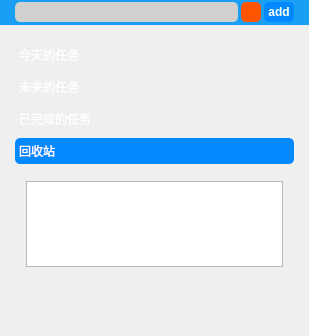
<?xml version="1.0" encoding="UTF-8"?>
<ui version="4.0">
 <class>Widget</class>
 <widget class="QWidget" name="Widget">
  <property name="geometry">
   <rect>
    <x>0</x>
    <y>0</y>
    <width>309</width>
    <height>336</height>
   </rect>
  </property>
  <property name="windowTitle">
   <string>Widget</string>
  </property>
  <layout class="QVBoxLayout" name="verticalLayout">
   <property name="leftMargin">
    <number>0</number>
   </property>
   <property name="topMargin">
    <number>0</number>
   </property>
   <property name="rightMargin">
    <number>0</number>
   </property>
   <item>
    <widget class="QWidget" name="widget" native="true">
     <property name="minimumSize">
      <size>
       <width>0</width>
       <height>25</height>
      </size>
     </property>
     <property name="maximumSize">
      <size>
       <width>16777215</width>
       <height>25</height>
      </size>
     </property>
     <property name="styleSheet">
      <string notr="true">background-color: rgb(25, 160, 245);</string>
     </property>
     <layout class="QVBoxLayout" name="verticalLayout_3">
      <property name="leftMargin">
       <number>15</number>
      </property>
      <property name="topMargin">
       <number>0</number>
      </property>
      <property name="rightMargin">
       <number>15</number>
      </property>
      <property name="bottomMargin">
       <number>0</number>
      </property>
      <item>
       <layout class="QHBoxLayout" name="horizontalLayout">
        <property name="spacing">
         <number>3</number>
        </property>
        <property name="topMargin">
         <number>0</number>
        </property>
        <item>
         <widget class="QLineEdit" name="lineEdit">
          <property name="minimumSize">
           <size>
            <width>0</width>
            <height>20</height>
           </size>
          </property>
          <property name="styleSheet">
           <string notr="true">border-radius:5px;
border: rgb(85, 170, 255);
border-width:3px;
background-color: rgb(208, 208, 208);

</string>
          </property>
         </widget>
        </item>
        <item>
         <widget class="QToolButton" name="toolButton">
          <property name="minimumSize">
           <size>
            <width>20</width>
            <height>20</height>
           </size>
          </property>
          <property name="maximumSize">
           <size>
            <width>20</width>
            <height>20</height>
           </size>
          </property>
          <property name="styleSheet">
           <string notr="true">border:none;
border-radius:5px;
background-color: rgb(255, 85, 0);</string>
          </property>
          <property name="text">
           <string/>
          </property>
         </widget>
        </item>
        <item>
         <widget class="QPushButton" name="pushButton">
          <property name="minimumSize">
           <size>
            <width>30</width>
            <height>20</height>
           </size>
          </property>
          <property name="maximumSize">
           <size>
            <width>30</width>
            <height>20</height>
           </size>
          </property>
          <property name="font">
           <font>
            <family>Arial</family>
            <weight>75</weight>
            <bold>true</bold>
           </font>
          </property>
          <property name="styleSheet">
           <string notr="true">border-radius:5px;
color: rgb(255, 255, 255);
background-color: rgb(2, 137, 255);</string>
          </property>
          <property name="text">
           <string>add</string>
          </property>
         </widget>
        </item>
       </layout>
      </item>
     </layout>
    </widget>
   </item>
   <item>
    <widget class="QWidget" name="widget_2" native="true">
     <property name="minimumSize">
      <size>
       <width>0</width>
       <height>30</height>
      </size>
     </property>
     <layout class="QVBoxLayout" name="verticalLayout_4">
      <property name="leftMargin">
       <number>15</number>
      </property>
      <property name="rightMargin">
       <number>15</number>
      </property>
      <item>
       <widget class="QToolBox" name="toolBox">
        <property name="font">
         <font>
          <family>黑体</family>
          <weight>50</weight>
          <bold>false</bold>
         </font>
        </property>
        <property name="styleSheet">
         <string notr="true">QToolBox::tab { 
    background: qlineargradient(x1: 0, y1: 0, x2: 1, y2: 0,
                                stop: 0 #55aaff, stop: 1.0 #cccccc);
    border-radius: 5px;
    color: white;
}

QToolBox::tab:selected { /* italicize selected tabs */
    
	background: rgb(2, 137, 255);
    color: white;
}</string>
        </property>
        <property name="currentIndex">
         <number>3</number>
        </property>
        <widget class="QWidget" name="page">
         <property name="geometry">
          <rect>
           <x>0</x>
           <y>0</y>
           <width>279</width>
           <height>138</height>
          </rect>
         </property>
         <attribute name="label">
          <string>今天的任务</string>
         </attribute>
         <layout class="QVBoxLayout" name="verticalLayout_2">
          <item>
           <widget class="QListWidget" name="listWidget">
            <property name="styleSheet">
             <string notr="true">gridline-color: rgb(255, 255, 255);
selection-background-color: rgb(40, 191, 6);</string>
            </property>
            <property name="dragEnabled">
             <bool>true</bool>
            </property>
            <property name="dragDropMode">
             <enum>QAbstractItemView::DragDrop</enum>
            </property>
            <property name="defaultDropAction">
             <enum>Qt::MoveAction</enum>
            </property>
           </widget>
          </item>
         </layout>
        </widget>
        <widget class="QWidget" name="page_2">
         <property name="geometry">
          <rect>
           <x>0</x>
           <y>0</y>
           <width>279</width>
           <height>138</height>
          </rect>
         </property>
         <attribute name="label">
          <string>未来的任务</string>
         </attribute>
         <layout class="QVBoxLayout" name="verticalLayout_5">
          <item>
           <widget class="QListWidget" name="listWidget_2"/>
          </item>
         </layout>
        </widget>
        <widget class="QWidget" name="page_3">
         <property name="geometry">
          <rect>
           <x>0</x>
           <y>0</y>
           <width>279</width>
           <height>138</height>
          </rect>
         </property>
         <attribute name="label">
          <string>已完成的任务</string>
         </attribute>
         <layout class="QVBoxLayout" name="verticalLayout_6">
          <item>
           <widget class="QListWidget" name="listWidget_3"/>
          </item>
         </layout>
        </widget>
        <widget class="QWidget" name="page_4">
         <property name="geometry">
          <rect>
           <x>0</x>
           <y>0</y>
           <width>279</width>
           <height>138</height>
          </rect>
         </property>
         <attribute name="label">
          <string>回收站</string>
         </attribute>
         <layout class="QVBoxLayout" name="verticalLayout_7">
          <item>
           <widget class="QListWidget" name="listWidget_4"/>
          </item>
         </layout>
        </widget>
       </widget>
      </item>
     </layout>
    </widget>
   </item>
   <item>
    <widget class="QWidget" name="widget_3" native="true">
     <property name="minimumSize">
      <size>
       <width>0</width>
       <height>30</height>
      </size>
     </property>
    </widget>
   </item>
  </layout>
 </widget>
 <layoutdefault spacing="6" margin="11"/>
 <resources/>
 <connections/>
</ui>
